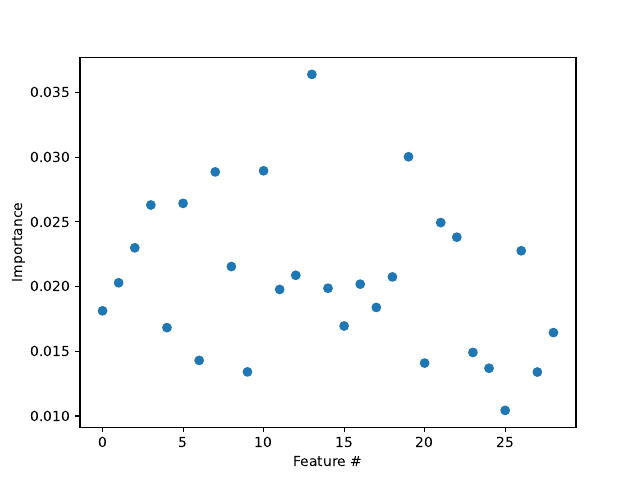

Write the Python code that produced this figure.
import pickle

import matplotlib.pyplot as plt
import numpy as np
from numpy import array

with open("interpret2.pkl", 'rb') as f:
    data=pickle.load(f)

L=199
def importance():
    data=data.mean(axis=0).mean(axis=0)
    plt.scatter(range(len(data)), data)
    plt.xlabel("Feature #")
    plt.ylabel("Importance")
    plt.savefig("feature_importance.pdf")

def get_freq(sample):
    sample=sample.T
    results=[]
    for row in sample:
        row_f=np.fft.fft(row)[1:L]
        results.append(np.abs(row_f))
    return np.array(results)

results=np.array([get_freq(data[i]) for i in range(data.shape[0])])

results=results.mean(axis=0)
# Plot the heatmap
plt.figure(figsize=(10, 6))
plt.imshow(results, aspect='auto', cmap='Blues', interpolation='nearest', extent=[1,L-1,28,0])
plt.colorbar(label='Feature Importance')
plt.title('Input Feature Importance Heatmap')
plt.xlabel('Frequency')
plt.ylabel('Feature #')
plt.savefig(f"freq_importance_2.pdf")
plt.clf()

freq=results.mean(axis=0)
plt.scatter(range(1,1+len(freq)), freq)
plt.savefig("freq.pdf")